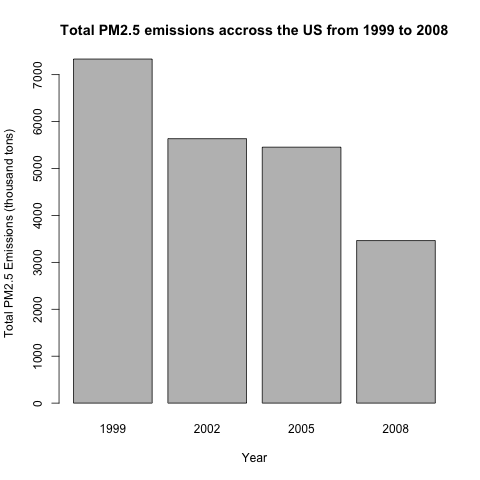

Reproduce this figure in R.
# Getting the data
source('~/DS-JohnHopkins/Exploratory Data/Final Project/fetch-data.R')

# Question 1: How the total emissions from PM2.5 dereased in the US from 1999 to 2008?
# Use base plotting system to show the total emission in each year.

totalpm25 <- aggregate(Emissions~year, data=NEI, FUN=sum)
# range(totalpm25$Emissions) -> We see that the sum lies between about 3.2 million to 7.3 million
totalpm25$Emissions <- totalpm25$Emissions / 1e3 # Scale the values by a factor of thousands

png(filename='plot1.png')
barplot(totalpm25$Emissions, ylab='Total PM2.5 Emissions (thousand tons)', 
        xlab='Year', names.arg=totalpm25$year, 
        main='Total PM2.5 emissions accross the US from 1999 to 2008')

dev.off()
